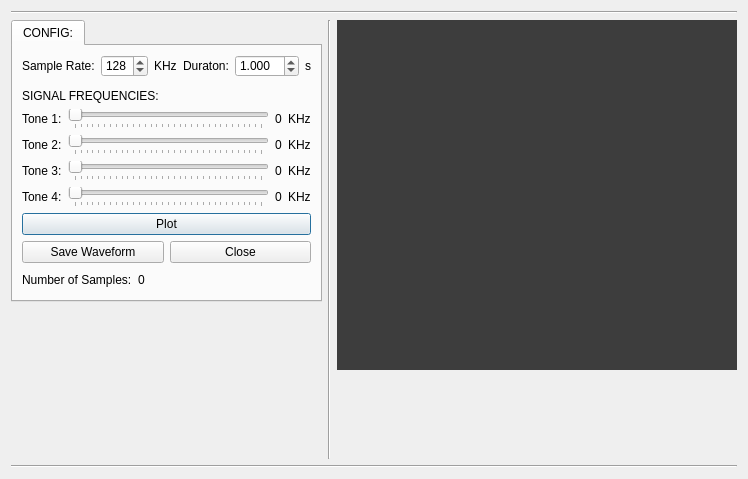
<?xml version="1.0" encoding="UTF-8"?>
<ui version="4.0">
 <class>ToneGenDialog</class>
 <widget class="QDialog" name="ToneGenDialog">
  <property name="geometry">
   <rect>
    <x>0</x>
    <y>0</y>
    <width>744</width>
    <height>479</height>
   </rect>
  </property>
  <property name="windowTitle">
   <string>Simple Waveform Generator</string>
  </property>
  <property name="windowIcon">
   <iconset>
    <normaloff>img/sine.png</normaloff>img/sine.png</iconset>
  </property>
  <layout class="QVBoxLayout" name="verticalLayout_3">
   <item>
    <widget class="Line" name="line_3">
     <property name="orientation">
      <enum>Qt::Horizontal</enum>
     </property>
    </widget>
   </item>
   <item>
    <widget class="QWidget" name="mainWidget" native="true">
     <property name="minimumSize">
      <size>
       <width>0</width>
       <height>0</height>
      </size>
     </property>
     <layout class="QHBoxLayout" name="horizontalLayout_5">
      <property name="margin">
       <number>0</number>
      </property>
      <item>
       <widget class="QWidget" name="widget_10" native="true">
        <layout class="QVBoxLayout" name="verticalLayout_9">
         <property name="margin">
          <number>0</number>
         </property>
         <item>
          <widget class="QTabWidget" name="tabWidget">
           <property name="currentIndex">
            <number>0</number>
           </property>
           <widget class="QWidget" name="tab">
            <attribute name="title">
             <string>CONFIG:</string>
            </attribute>
            <layout class="QVBoxLayout" name="verticalLayout_8">
             <item>
              <widget class="QWidget" name="configWidget" native="true">
               <property name="styleSheet">
                <string notr="true">border-color: rgb(61, 61, 61);</string>
               </property>
               <layout class="QVBoxLayout" name="verticalLayout">
                <property name="margin">
                 <number>0</number>
                </property>
                <item>
                 <widget class="QWidget" name="widget_9" native="true">
                  <layout class="QVBoxLayout" name="verticalLayout_6">
                   <property name="margin">
                    <number>0</number>
                   </property>
                   <item>
                    <widget class="QWidget" name="widget_8" native="true">
                     <layout class="QHBoxLayout" name="horizontalLayout_8">
                      <property name="margin">
                       <number>0</number>
                      </property>
                      <item>
                       <widget class="QLabel" name="label_10">
                        <property name="text">
                         <string>Sample Rate:</string>
                        </property>
                       </widget>
                      </item>
                      <item>
                       <widget class="QSpinBox" name="freqSlider">
                        <property name="minimum">
                         <number>1</number>
                        </property>
                        <property name="maximum">
                         <number>256</number>
                        </property>
                        <property name="value">
                         <number>128</number>
                        </property>
                       </widget>
                      </item>
                      <item>
                       <widget class="QLabel" name="freqLabel">
                        <property name="text">
                         <string>KHz</string>
                        </property>
                       </widget>
                      </item>
                      <item>
                       <widget class="QLabel" name="label_9">
                        <property name="text">
                         <string>Duraton:</string>
                        </property>
                       </widget>
                      </item>
                      <item>
                       <widget class="QDoubleSpinBox" name="durationSpinBox">
                        <property name="decimals">
                         <number>3</number>
                        </property>
                        <property name="minimum">
                         <double>0.001000000000000</double>
                        </property>
                        <property name="singleStep">
                         <double>0.100000000000000</double>
                        </property>
                        <property name="value">
                         <double>1.000000000000000</double>
                        </property>
                       </widget>
                      </item>
                      <item>
                       <widget class="QLabel" name="label_12">
                        <property name="text">
                         <string>s</string>
                        </property>
                       </widget>
                      </item>
                      <item>
                       <spacer name="horizontalSpacer">
                        <property name="orientation">
                         <enum>Qt::Horizontal</enum>
                        </property>
                        <property name="sizeHint" stdset="0">
                         <size>
                          <width>40</width>
                          <height>20</height>
                         </size>
                        </property>
                       </spacer>
                      </item>
                     </layout>
                    </widget>
                   </item>
                   <item>
                    <widget class="QWidget" name="widget_6" native="true">
                     <layout class="QHBoxLayout" name="horizontalLayout_7">
                      <property name="margin">
                       <number>0</number>
                      </property>
                     </layout>
                    </widget>
                   </item>
                  </layout>
                 </widget>
                </item>
                <item>
                 <widget class="QLabel" name="label_13">
                  <property name="text">
                   <string>SIGNAL FREQUENCIES:</string>
                  </property>
                 </widget>
                </item>
                <item>
                 <widget class="QWidget" name="widget_2" native="true">
                  <layout class="QHBoxLayout" name="horizontalLayout">
                   <property name="margin">
                    <number>0</number>
                   </property>
                   <item>
                    <widget class="QLabel" name="label">
                     <property name="text">
                      <string>Tone 1:</string>
                     </property>
                    </widget>
                   </item>
                   <item>
                    <widget class="QSlider" name="tone1Slider">
                     <property name="maximum">
                      <number>32</number>
                     </property>
                     <property name="orientation">
                      <enum>Qt::Horizontal</enum>
                     </property>
                     <property name="tickPosition">
                      <enum>QSlider::TicksBelow</enum>
                     </property>
                    </widget>
                   </item>
                   <item>
                    <widget class="QLabel" name="tone1Label">
                     <property name="text">
                      <string>0</string>
                     </property>
                    </widget>
                   </item>
                   <item>
                    <widget class="QLabel" name="label_2">
                     <property name="text">
                      <string>KHz</string>
                     </property>
                    </widget>
                   </item>
                  </layout>
                 </widget>
                </item>
                <item>
                 <widget class="QWidget" name="widget_3" native="true">
                  <layout class="QHBoxLayout" name="horizontalLayout_2">
                   <property name="margin">
                    <number>0</number>
                   </property>
                   <item>
                    <widget class="QLabel" name="label_3">
                     <property name="text">
                      <string>Tone 2:</string>
                     </property>
                    </widget>
                   </item>
                   <item>
                    <widget class="QSlider" name="tone2Slider">
                     <property name="maximum">
                      <number>32</number>
                     </property>
                     <property name="orientation">
                      <enum>Qt::Horizontal</enum>
                     </property>
                     <property name="tickPosition">
                      <enum>QSlider::TicksBelow</enum>
                     </property>
                    </widget>
                   </item>
                   <item>
                    <widget class="QLabel" name="tone2Label">
                     <property name="text">
                      <string>0</string>
                     </property>
                    </widget>
                   </item>
                   <item>
                    <widget class="QLabel" name="label_4">
                     <property name="text">
                      <string>KHz</string>
                     </property>
                    </widget>
                   </item>
                  </layout>
                 </widget>
                </item>
                <item>
                 <widget class="QWidget" name="widget_4" native="true">
                  <layout class="QHBoxLayout" name="horizontalLayout_3">
                   <property name="margin">
                    <number>0</number>
                   </property>
                   <item>
                    <widget class="QLabel" name="label_5">
                     <property name="text">
                      <string>Tone 3:</string>
                     </property>
                    </widget>
                   </item>
                   <item>
                    <widget class="QSlider" name="tone3Slider">
                     <property name="maximum">
                      <number>32</number>
                     </property>
                     <property name="orientation">
                      <enum>Qt::Horizontal</enum>
                     </property>
                     <property name="tickPosition">
                      <enum>QSlider::TicksBelow</enum>
                     </property>
                    </widget>
                   </item>
                   <item>
                    <widget class="QLabel" name="tone3Label">
                     <property name="text">
                      <string>0</string>
                     </property>
                    </widget>
                   </item>
                   <item>
                    <widget class="QLabel" name="label_6">
                     <property name="text">
                      <string>KHz</string>
                     </property>
                    </widget>
                   </item>
                  </layout>
                 </widget>
                </item>
                <item>
                 <widget class="QWidget" name="widget_5" native="true">
                  <layout class="QHBoxLayout" name="horizontalLayout_4">
                   <property name="margin">
                    <number>0</number>
                   </property>
                   <item>
                    <widget class="QLabel" name="label_7">
                     <property name="text">
                      <string>Tone 4:</string>
                     </property>
                    </widget>
                   </item>
                   <item>
                    <widget class="QSlider" name="tone4Slider">
                     <property name="maximum">
                      <number>32</number>
                     </property>
                     <property name="orientation">
                      <enum>Qt::Horizontal</enum>
                     </property>
                     <property name="tickPosition">
                      <enum>QSlider::TicksBelow</enum>
                     </property>
                    </widget>
                   </item>
                   <item>
                    <widget class="QLabel" name="tone4Label">
                     <property name="focusPolicy">
                      <enum>Qt::TabFocus</enum>
                     </property>
                     <property name="text">
                      <string>0</string>
                     </property>
                    </widget>
                   </item>
                   <item>
                    <widget class="QLabel" name="label_8">
                     <property name="text">
                      <string>KHz</string>
                     </property>
                    </widget>
                   </item>
                  </layout>
                 </widget>
                </item>
                <item>
                 <widget class="QPushButton" name="plotButton">
                  <property name="text">
                   <string>Plot</string>
                  </property>
                  <property name="icon">
                   <iconset>
                    <normaloff>img/chart.png</normaloff>img/chart.png</iconset>
                  </property>
                 </widget>
                </item>
                <item>
                 <widget class="QWidget" name="widget" native="true">
                  <layout class="QVBoxLayout" name="verticalLayout_2">
                   <property name="margin">
                    <number>0</number>
                   </property>
                   <item>
                    <widget class="QWidget" name="widget_7" native="true">
                     <layout class="QHBoxLayout" name="horizontalLayout_6">
                      <property name="margin">
                       <number>0</number>
                      </property>
                      <item>
                       <widget class="QPushButton" name="generateButton">
                        <property name="text">
                         <string>Save Waveform</string>
                        </property>
                        <property name="icon">
                         <iconset>
                          <normaloff>img/save.png</normaloff>img/save.png</iconset>
                        </property>
                       </widget>
                      </item>
                      <item>
                       <widget class="QPushButton" name="closeButton">
                        <property name="text">
                         <string>Close</string>
                        </property>
                        <property name="icon">
                         <iconset>
                          <normaloff>img/close.png</normaloff>img/close.png</iconset>
                        </property>
                       </widget>
                      </item>
                     </layout>
                    </widget>
                   </item>
                  </layout>
                 </widget>
                </item>
               </layout>
              </widget>
             </item>
             <item>
              <widget class="QWidget" name="widget_11" native="true">
               <layout class="QHBoxLayout" name="horizontalLayout_9">
                <property name="margin">
                 <number>0</number>
                </property>
                <item>
                 <widget class="QLabel" name="label_11">
                  <property name="text">
                   <string>Number of Samples:</string>
                  </property>
                 </widget>
                </item>
                <item>
                 <widget class="QLabel" name="clockLabel">
                  <property name="text">
                   <string>0</string>
                  </property>
                 </widget>
                </item>
                <item>
                 <spacer name="horizontalSpacer_3">
                  <property name="orientation">
                   <enum>Qt::Horizontal</enum>
                  </property>
                  <property name="sizeHint" stdset="0">
                   <size>
                    <width>40</width>
                    <height>20</height>
                   </size>
                  </property>
                 </spacer>
                </item>
               </layout>
              </widget>
             </item>
            </layout>
           </widget>
          </widget>
         </item>
         <item>
          <spacer name="verticalSpacer_3">
           <property name="orientation">
            <enum>Qt::Vertical</enum>
           </property>
           <property name="sizeHint" stdset="0">
            <size>
             <width>20</width>
             <height>40</height>
            </size>
           </property>
          </spacer>
         </item>
        </layout>
       </widget>
      </item>
      <item>
       <widget class="Line" name="line">
        <property name="orientation">
         <enum>Qt::Vertical</enum>
        </property>
       </widget>
      </item>
      <item>
       <widget class="QWidget" name="plotWidget" native="true">
        <property name="minimumSize">
         <size>
          <width>400</width>
          <height>400</height>
         </size>
        </property>
        <layout class="QVBoxLayout" name="verticalLayout_4">
         <property name="margin">
          <number>0</number>
         </property>
         <item>
          <widget class="QWidget" name="chartWidget" native="true">
           <property name="minimumSize">
            <size>
             <width>0</width>
             <height>350</height>
            </size>
           </property>
           <property name="styleSheet">
            <string notr="true">background-color: rgb(61, 61, 61);</string>
           </property>
           <layout class="QVBoxLayout" name="verticalLayout_5">
            <property name="margin">
             <number>0</number>
            </property>
           </layout>
          </widget>
         </item>
         <item>
          <widget class="QWidget" name="toolbarWidget" native="true">
           <layout class="QVBoxLayout" name="verticalLayout_7">
            <property name="margin">
             <number>0</number>
            </property>
           </layout>
          </widget>
         </item>
         <item>
          <spacer name="verticalSpacer_2">
           <property name="orientation">
            <enum>Qt::Vertical</enum>
           </property>
           <property name="sizeHint" stdset="0">
            <size>
             <width>20</width>
             <height>40</height>
            </size>
           </property>
          </spacer>
         </item>
        </layout>
       </widget>
      </item>
     </layout>
    </widget>
   </item>
   <item>
    <widget class="Line" name="line_4">
     <property name="orientation">
      <enum>Qt::Horizontal</enum>
     </property>
    </widget>
   </item>
  </layout>
 </widget>
 <resources/>
 <connections/>
</ui>
